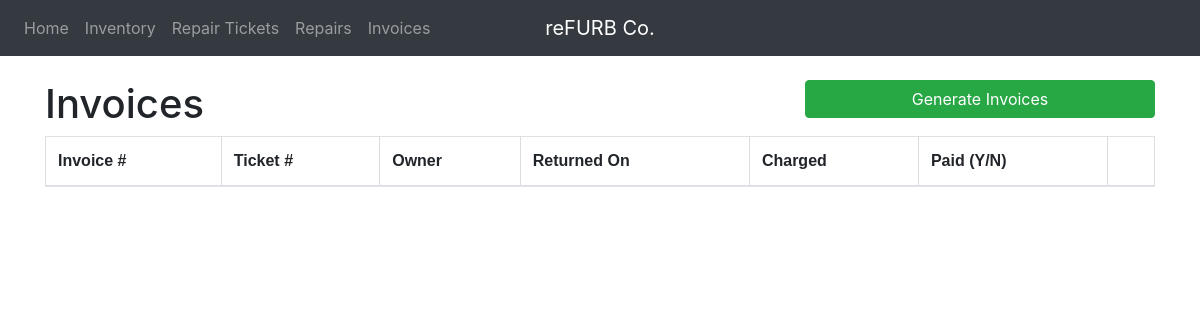
Page /refurbco/invoices/ on the earlier database version.
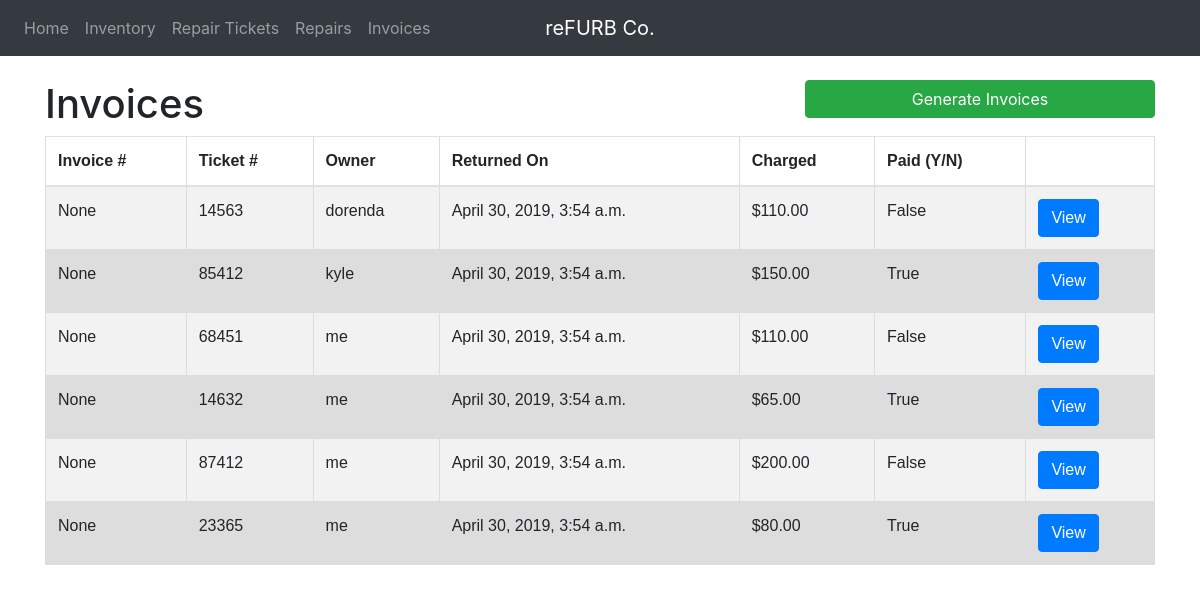
Same page on the later database version.
### refurbco/models.py (models this page shows, shortened)
class RepairTicket(models.Model):
    model_number = models.TextField(max_length=5)
    issue = models.TextField(max_length=500, blank=True)
    serial_number = models.TextField(max_length=12)
    device_owner = models.TextField(max_length=20)
    ticket_number = models.TextField(max_length=5, blank=True)
    charged = models.TextField(max_length=20, blank=True)
    created_on = models.DateTimeField(default=timezone.now)
    completed = models.BooleanField(default=False)

### refurbco/views.py (the view)
# urls.py: path('invoices/', views.invoices, name='refurbco-invoices'),
def invoices(request):
  context = {
    'title':'Invoices',
    'invoices': Invoice.objects.all()
  }
  return render(request, 'refurbco/invoices.html', context)

### refurbco/templates/refurbco/invoices.html
{% extends "refurbco/base.html" %}
{% block content %}
<div class="">
    <br>
    <div class='row'>
        <h1 class='col-lg-8'>Invoices</h1>
        <form class='col-lg-4' action="{% url 'refurbco-generateInvoices' %}" method="POST"> {% csrf_token %}
            <input type='submit' class='btn btn-success btn-block' value="Generate Invoices">
        </form>
    </div>
    <table class='table table-striped'>
            <thead>
                <tr>
                    <th scope='col'>Invoice #</th>
                    <th scope='col'>Ticket #</th>
                    <th scope='col'>Owner</th>
                    <th scope='col'>Returned On</th>
                    <th scope='col'>Charged</th>
                    <th scope='col'>Paid (Y/N)</th>
                    <th scope='col'> </th>
                </tr>
            </thead>
            <tbody>
            {% for invoice in invoices %}
            <tr>
                <td scope='row'>{{ invoice.id }}</td>
                <td>{{ invoice.repairticket.ticket_number }}</td>
                <td>{{ invoice.repairticket.device_owner }}</td>
                <td>{{ invoice.created_on }}</td>
                <td>{{ invoice.charged }}</td>
                <td>{{ invoice.paid }}</td>
                <td>
                    <form action="{% url 'refurbco-viewInvoice' invoice.id %}" method='GET'>
                        <input type='submit' class='btn btn-primary' value="View">
                    </form>
                </td>
            </tr>
            {% endfor %}
            </tbody>
        </table>
</div>
{% endblock content %}

Differences in the rows shown:
added RepairTicket: repairticket.ticket_number "14563", repairticket.device_owner "dorenda"
added RepairTicket: repairticket.ticket_number "85412", repairticket.device_owner "kyle"
added RepairTicket: repairticket.ticket_number "68451", repairticket.device_owner "me"
added RepairTicket: repairticket.ticket_number "14632", repairticket.device_owner "me"
added RepairTicket: repairticket.ticket_number "87412", repairticket.device_owner "me"
added RepairTicket: repairticket.ticket_number "23365", repairticket.device_owner "me"
Other differences:
new list line: "None April 30, 2019, 3:54 a.m. $110.00 False View"
new list line: "None April 30, 2019, 3:54 a.m. $150.00 True View"
new list line: "None April 30, 2019, 3:54 a.m. $65.00 True View"
new list line: "None April 30, 2019, 3:54 a.m. $200.00 False View"
new list line: "None April 30, 2019, 3:54 a.m. $80.00 True View"
